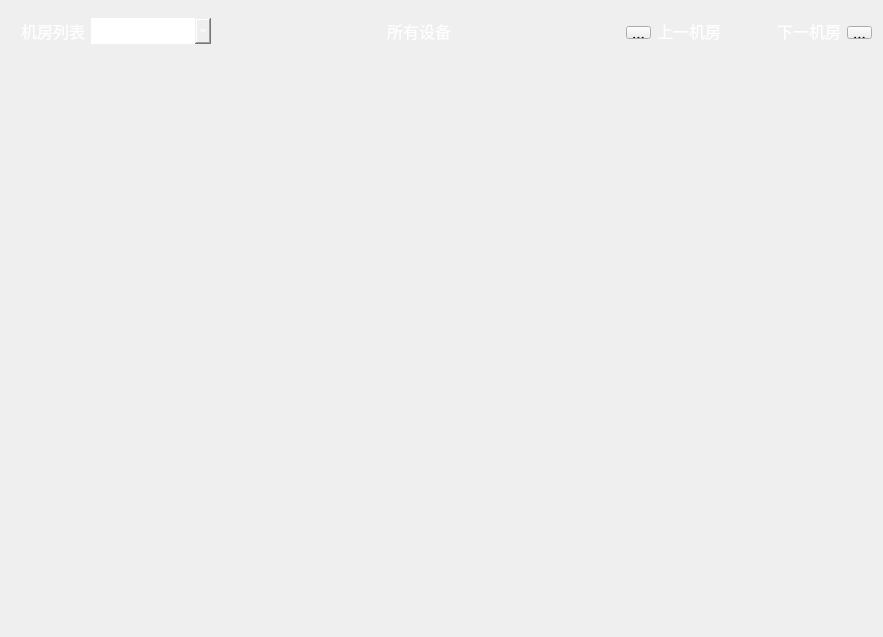
<?xml version="1.0" encoding="UTF-8"?>
<ui version="4.0">
 <class>TG_RoomWidget</class>
 <widget class="QWidget" name="TG_RoomWidget">
  <property name="geometry">
   <rect>
    <x>0</x>
    <y>0</y>
    <width>883</width>
    <height>637</height>
   </rect>
  </property>
  <property name="font">
   <font>
    <family>微软雅黑</family>
    <pointsize>12</pointsize>
   </font>
  </property>
  <property name="windowTitle">
   <string>Form</string>
  </property>
  <property name="styleSheet">
   <string notr="true"/>
  </property>
  <widget class="QWidget" name="titleWid" native="true">
   <property name="geometry">
    <rect>
     <x>11</x>
     <y>11</y>
     <width>861</width>
     <height>40</height>
    </rect>
   </property>
   <property name="maximumSize">
    <size>
     <width>16777215</width>
     <height>40</height>
    </size>
   </property>
   <layout class="QGridLayout" name="gridLayout">
    <item row="0" column="0">
     <spacer name="horizontalSpacer_2">
      <property name="orientation">
       <enum>Qt::Horizontal</enum>
      </property>
      <property name="sizeType">
       <enum>QSizePolicy::Fixed</enum>
      </property>
      <property name="sizeHint" stdset="0">
       <size>
        <width>10</width>
        <height>20</height>
       </size>
      </property>
     </spacer>
    </item>
    <item row="0" column="1">
     <widget class="QLabel" name="label">
      <property name="font">
       <font>
        <family>微软雅黑</family>
        <pointsize>12</pointsize>
       </font>
      </property>
      <property name="styleSheet">
       <string notr="true">color: rgb(255, 255, 255);</string>
      </property>
      <property name="text">
       <string>机房列表</string>
      </property>
     </widget>
    </item>
    <item row="0" column="2">
     <widget class="QComboBox" name="comboBox">
      <property name="minimumSize">
       <size>
        <width>120</width>
        <height>26</height>
       </size>
      </property>
      <property name="font">
       <font>
        <family>微软雅黑</family>
        <pointsize>12</pointsize>
       </font>
      </property>
      <property name="cursor">
       <cursorShape>PointingHandCursor</cursorShape>
      </property>
      <property name="styleSheet">
       <string notr="true">border:none;
color: rgb(255, 255, 255);
border-color: rgb(0, 0, 0);</string>
      </property>
     </widget>
    </item>
    <item row="0" column="3">
     <spacer name="horizontalSpacer_3">
      <property name="orientation">
       <enum>Qt::Horizontal</enum>
      </property>
      <property name="sizeHint" stdset="0">
       <size>
        <width>20</width>
        <height>19</height>
       </size>
      </property>
     </spacer>
    </item>
    <item row="0" column="4">
     <widget class="QLabel" name="roomLabel">
      <property name="font">
       <font>
        <family>微软雅黑</family>
        <pointsize>12</pointsize>
       </font>
      </property>
      <property name="styleSheet">
       <string notr="true">color: rgb(255, 255, 255);</string>
      </property>
      <property name="text">
       <string>所有设备</string>
      </property>
      <property name="alignment">
       <set>Qt::AlignCenter</set>
      </property>
     </widget>
    </item>
    <item row="0" column="5">
     <spacer name="horizontalSpacer">
      <property name="orientation">
       <enum>Qt::Horizontal</enum>
      </property>
      <property name="sizeHint" stdset="0">
       <size>
        <width>31</width>
        <height>20</height>
       </size>
      </property>
     </spacer>
    </item>
    <item row="0" column="6">
     <widget class="QToolButton" name="upBtn">
      <property name="minimumSize">
       <size>
        <width>25</width>
        <height>13</height>
       </size>
      </property>
      <property name="maximumSize">
       <size>
        <width>25</width>
        <height>10</height>
       </size>
      </property>
      <property name="cursor">
       <cursorShape>PointingHandCursor</cursorShape>
      </property>
      <property name="styleSheet">
       <string notr="true">border-image: url(:/tg/tg/up.png);
</string>
      </property>
      <property name="text">
       <string>...</string>
      </property>
     </widget>
    </item>
    <item row="0" column="7">
     <widget class="QLabel" name="label_2">
      <property name="minimumSize">
       <size>
        <width>0</width>
        <height>26</height>
       </size>
      </property>
      <property name="maximumSize">
       <size>
        <width>16777215</width>
        <height>26</height>
       </size>
      </property>
      <property name="font">
       <font>
        <family>微软雅黑</family>
        <pointsize>12</pointsize>
       </font>
      </property>
      <property name="styleSheet">
       <string notr="true">color: rgb(255, 255, 255);</string>
      </property>
      <property name="text">
       <string>上一机房</string>
      </property>
     </widget>
    </item>
    <item row="0" column="8">
     <spacer name="horizontalSpacer_4">
      <property name="orientation">
       <enum>Qt::Horizontal</enum>
      </property>
      <property name="sizeType">
       <enum>QSizePolicy::Fixed</enum>
      </property>
      <property name="sizeHint" stdset="0">
       <size>
        <width>50</width>
        <height>20</height>
       </size>
      </property>
     </spacer>
    </item>
    <item row="0" column="9">
     <widget class="QLabel" name="label_3">
      <property name="minimumSize">
       <size>
        <width>0</width>
        <height>26</height>
       </size>
      </property>
      <property name="maximumSize">
       <size>
        <width>16777215</width>
        <height>26</height>
       </size>
      </property>
      <property name="font">
       <font>
        <family>微软雅黑</family>
        <pointsize>12</pointsize>
       </font>
      </property>
      <property name="styleSheet">
       <string notr="true">color: rgb(255, 255, 255);</string>
      </property>
      <property name="text">
       <string>下一机房</string>
      </property>
      <property name="alignment">
       <set>Qt::AlignRight|Qt::AlignTrailing|Qt::AlignVCenter</set>
      </property>
     </widget>
    </item>
    <item row="0" column="10">
     <widget class="QToolButton" name="downBtn">
      <property name="minimumSize">
       <size>
        <width>25</width>
        <height>13</height>
       </size>
      </property>
      <property name="maximumSize">
       <size>
        <width>25</width>
        <height>10</height>
       </size>
      </property>
      <property name="cursor">
       <cursorShape>PointingHandCursor</cursorShape>
      </property>
      <property name="styleSheet">
       <string notr="true">border-image: url(:/tg/tg/down.png);</string>
      </property>
      <property name="text">
       <string>...</string>
      </property>
      <property name="iconSize">
       <size>
        <width>16</width>
        <height>5</height>
       </size>
      </property>
      <property name="popupMode">
       <enum>QToolButton::DelayedPopup</enum>
      </property>
      <property name="autoRaise">
       <bool>false</bool>
      </property>
     </widget>
    </item>
   </layout>
  </widget>
  <widget class="QWidget" name="powWid" native="true">
   <property name="geometry">
    <rect>
     <x>11</x>
     <y>58</y>
     <width>371</width>
     <height>231</height>
    </rect>
   </property>
  </widget>
  <widget class="QWidget" name="dataWid" native="true">
   <property name="geometry">
    <rect>
     <x>480</x>
     <y>80</y>
     <width>371</width>
     <height>231</height>
    </rect>
   </property>
  </widget>
  <widget class="QWidget" name="vcWid" native="true">
   <property name="geometry">
    <rect>
     <x>20</x>
     <y>280</y>
     <width>371</width>
     <height>231</height>
    </rect>
   </property>
  </widget>
  <widget class="QWidget" name="barWid" native="true">
   <property name="geometry">
    <rect>
     <x>489</x>
     <y>322</y>
     <width>371</width>
     <height>231</height>
    </rect>
   </property>
  </widget>
 </widget>
 <resources/>
 <connections/>
</ui>
